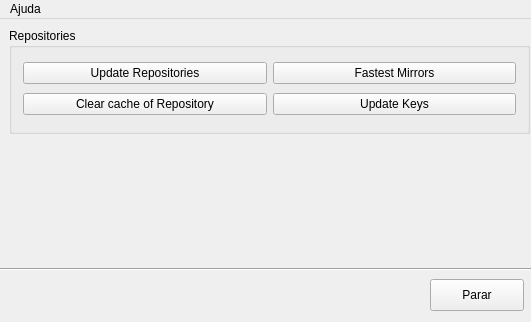
<?xml version="1.0" encoding="UTF-8"?>
<ui version="4.0">
 <class>MainWindow</class>
 <widget class="QMainWindow" name="MainWindow">
  <property name="geometry">
   <rect>
    <x>0</x>
    <y>0</y>
    <width>531</width>
    <height>322</height>
   </rect>
  </property>
  <property name="sizePolicy">
   <sizepolicy hsizetype="Preferred" vsizetype="Preferred">
    <horstretch>0</horstretch>
    <verstretch>0</verstretch>
   </sizepolicy>
  </property>
  <property name="maximumSize">
   <size>
    <width>16777215</width>
    <height>16777215</height>
   </size>
  </property>
  <property name="windowTitle">
   <string>:: ArchTools ::</string>
  </property>
  <property name="toolTip">
   <string/>
  </property>
  <property name="statusTip">
   <string/>
  </property>
  <property name="whatsThis">
   <string/>
  </property>
  <property name="accessibleDescription">
   <string/>
  </property>
  <property name="autoFillBackground">
   <bool>false</bool>
  </property>
  <property name="tabShape">
   <enum>QTabWidget::Rounded</enum>
  </property>
  <widget class="QWidget" name="centralWidget">
   <widget class="QGroupBox" name="groupBox">
    <property name="geometry">
     <rect>
      <x>9</x>
      <y>9</y>
      <width>521</width>
      <height>106</height>
     </rect>
    </property>
    <property name="autoFillBackground">
     <bool>true</bool>
    </property>
    <property name="title">
     <string>Repositories</string>
    </property>
    <layout class="QGridLayout" name="gridLayout">
     <item row="0" column="0">
      <widget class="QPushButton" name="btnUpdateRepositories">
       <property name="text">
        <string>Update Repositories</string>
       </property>
      </widget>
     </item>
     <item row="0" column="1">
      <widget class="QPushButton" name="btnFastestMirrors">
       <property name="text">
        <string>Fastest Mirrors</string>
       </property>
      </widget>
     </item>
     <item row="1" column="0">
      <widget class="QPushButton" name="btnClearRepository">
       <property name="text">
        <string>Clear cache of Repository</string>
       </property>
      </widget>
     </item>
     <item row="1" column="1">
      <widget class="QPushButton" name="btnUpdateKeys">
       <property name="text">
        <string>Update Keys</string>
       </property>
      </widget>
     </item>
    </layout>
   </widget>
   <widget class="QWidget" name="widget" native="true">
    <property name="geometry">
     <rect>
      <x>0</x>
      <y>250</y>
      <width>533</width>
      <height>51</height>
     </rect>
    </property>
    <widget class="QPushButton" name="btnKill">
     <property name="geometry">
      <rect>
       <x>430</x>
       <y>10</y>
       <width>94</width>
       <height>32</height>
      </rect>
     </property>
     <property name="text">
      <string>Parar</string>
     </property>
    </widget>
    <widget class="QLabel" name="lblStatus">
     <property name="geometry">
      <rect>
       <x>10</x>
       <y>5</y>
       <width>411</width>
       <height>41</height>
      </rect>
     </property>
     <property name="text">
      <string/>
     </property>
    </widget>
   </widget>
   <widget class="Line" name="line">
    <property name="geometry">
     <rect>
      <x>0</x>
      <y>240</y>
      <width>531</width>
      <height>20</height>
     </rect>
    </property>
    <property name="orientation">
     <enum>Qt::Horizontal</enum>
    </property>
   </widget>
  </widget>
  <widget class="QMenuBar" name="menuBar">
   <property name="geometry">
    <rect>
     <x>0</x>
     <y>0</y>
     <width>531</width>
     <height>22</height>
    </rect>
   </property>
   <widget class="QMenu" name="menuSobre">
    <property name="title">
     <string>Ajuda</string>
    </property>
    <addaction name="actionSobre"/>
   </widget>
   <addaction name="menuSobre"/>
  </widget>
  <action name="actionSobre">
   <property name="text">
    <string>Sobre</string>
   </property>
  </action>
 </widget>
 <layoutdefault spacing="6" margin="11"/>
 <resources/>
 <connections/>
</ui>
